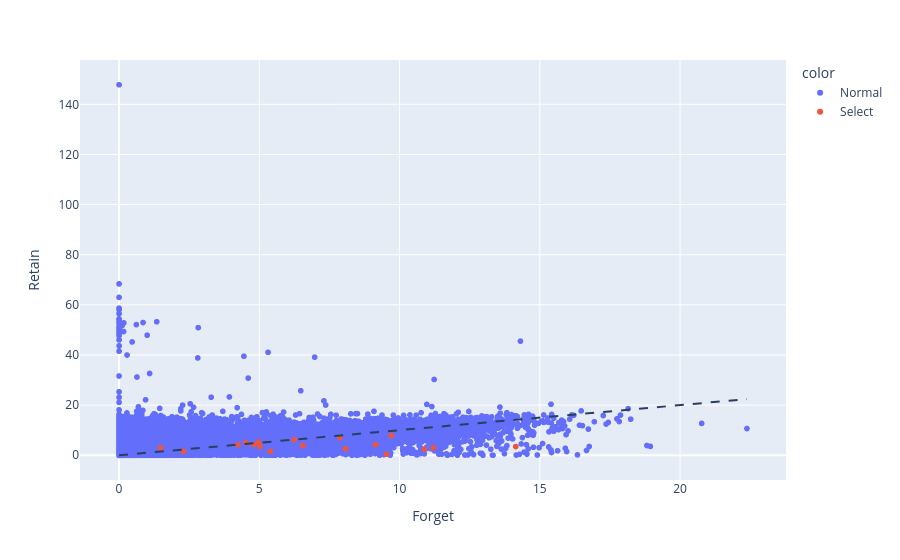

Notebook cell for this chart:
### Code cell
# plot_comparison(max_feature_activation_forget, max_feature_activation_retain)

### Figure 1 — Plotly figure (JSON) as saved in the notebook; plotly's stock layout.template omitted (floating-point values rounded to 4 significant figures; data arrays with more than 128 entries replaced by an {"elided": "..."} marker saying what was removed)
{"data": [{"customdata": {"elided": "16366x1 int values"}, "hovertemplate": "color=Normal<br>Forget=%{x}<br>Retain=%{y}<br>hover_data_0=%{customdata[0]}<extra></extra>", "legendgroup": "Normal", "marker": {"color": "#636efa", "symbol": "circle"}, "mode": "markers", "name": "Normal", "showlegend": true, "type": "scattergl", "x": {"elided": "16366 float values"}, "xaxis": "x", "y": {"elided": "16366 float values"}, "yaxis": "y"}, {"customdata": [[1307], [1523], [1611], [4342], [4451], [5749], [6531], [6958], [7983], [10051], [10355], [11019], [12273], [12289], [12663], [14315], [15858], [16186]], "hovertemplate": "color=Select<br>Forget=%{x}<br>Retain=%{y}<br>hover_data_0=%{customdata[0]}<extra></extra>", "legendgroup": "Select", "marker": {"color": "#EF553B", "symbol": "circle"}, "mode": "markers", "name": "Select", "showlegend": true, "type": "scattergl", "x": [6.242, 4.974, 4.224, 4.79, 7.868, 9.709, 5.017, 4.516, 9.533, 8.072, 2.295, 5.39, 11.21, 6.557, 1.486, 10.88, 9.142, 14.14], "xaxis": "x", "y": [6.211, 5.3, 4.186, 4.316, 7.057, 7.867, 3.439, 4.964, 0.3831, 2.576, 1.564, 1.564, 2.962, 3.851, 2.994, 2.446, 4.256, 3.46], "yaxis": "y"}], "layout": {"legend": {"title": {"text": "color"}, "tracegroupgap": 0}, "margin": {"t": 60}, "shapes": [{"line": {"dash": "dash"}, "type": "line", "x0": 0, "x1": 22.39, "y0": 0, "y1": 22.39}], "xaxis": {"anchor": "y", "domain": [0, 1], "title": {"text": "Forget"}}, "yaxis": {"anchor": "x", "domain": [0, 1], "title": {"text": "Retain"}}}}
